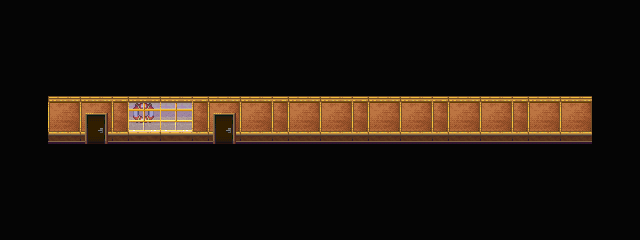

The image is a tile-based game level rendered from a .tmx file. Its description and source (layers, tilesets, objects; grid data summarised) follow:
An orthogonal 40x15 tile map with 16x16 px tiles, 4 tile layers (Background, Background Above, Same Level, Foreground).

<map version="1.0" orientation="orthogonal" renderorder="right-down" width="40" height="15" tilewidth="16" tileheight="16" nextobjectid="4">
 <tileset firstgid="1" source="Tilesets/Debug2d.tsx" />
 <layer name="Background" width="40" height="15">
  <data>[600 cells, 600 non-empty, 13 distinct tile ids]</data>
 </layer>
 <layer name="Background Above" width="40" height="15">
  <data>[600 cells, 4 non-empty, 4 distinct tile ids]</data>
 </layer>
 <layer name="Same Level" width="40" height="15">
  <properties>
   <property name="CheckPassability" type="bool" value="true" />
  </properties>
  <data>[600 cells, 20 non-empty, 10 distinct tile ids]</data>
 </layer>
 <objectgroup name="Object Layer 1" />
 <layer name="Foreground" width="40" height="15">
  <data>[600 cells, 0 non-empty, 0 distinct tile ids]</data>
 </layer>
</map>
